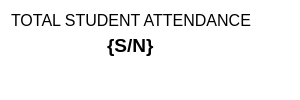
                      <widget class="QFrame" name="frame_4">
                       <property name="minimumSize">
                        <size>
                         <width>300</width>
                         <height>100</height>
                        </size>
                       </property>
                       <property name="maximumSize">
                        <size>
                         <width>300</width>
                         <height>100</height>
                        </size>
                       </property>
                       <property name="styleSheet">
                        <string notr="true">background-color:white;</string>
                       </property>
                       <layout class="QHBoxLayout" name="horizontalLayout_12">
                        <item alignment="Qt::AlignmentFlag::AlignLeft|Qt::AlignmentFlag::AlignTop">
                         <widget class="QFrame" name="frame_17">
                          <property name="styleSheet">
                           <string notr="true">border:none;</string>
                          </property>
                          <property name="frameShape">
                           <enum>QFrame::Shape::NoFrame</enum>
                          </property>
                          <property name="frameShadow">
                           <enum>QFrame::Shadow::Raised</enum>
                          </property>
                          <layout class="QVBoxLayout" name="verticalLayout_20">
                           <property name="spacing">
                            <number>4</number>
                           </property>
                           <property name="leftMargin">
                            <number>0</number>
                           </property>
                           <property name="topMargin">
                            <number>0</number>
                           </property>
                           <property name="rightMargin">
                            <number>0</number>
                           </property>
                           <property name="bottomMargin">
                            <number>0</number>
                           </property>
                           <item alignment="Qt::AlignmentFlag::AlignHCenter|Qt::AlignmentFlag::AlignTop">
                            <widget class="QLabel" name="label_17">
                             <property name="font">
                              <font>
                               <pointsize>12</pointsize>
                              </font>
                             </property>
                             <property name="text">
                              <string>TOTAL STUDENT ATTENDANCE</string>
                             </property>
                            </widget>
                           </item>
                           <item alignment="Qt::AlignmentFlag::AlignHCenter|Qt::AlignmentFlag::AlignTop">
                            <widget class="QLabel" name="total_student_attendance_nbr_lbl">
                             <property name="text">
                              <string>&lt;html&gt;&lt;head/&gt;&lt;body&gt;&lt;p&gt;&lt;span style=&quot; font-size:14pt; font-weight:600;&quot;&gt;{S/N}&lt;/span&gt;&lt;/p&gt;&lt;/body&gt;&lt;/html&gt;</string>
                             </property>
                            </widget>
                           </item>
                          </layout>
                         </widget>
                        </item>
                        <item alignment="Qt::AlignmentFlag::AlignRight|Qt::AlignmentFlag::AlignTop">
                         <widget class="QFrame" name="frame_18">
                          <property name="styleSheet">
                           <string notr="true">border:none;</string>
                          </property>
                          <property name="frameShape">
                           <enum>QFrame::Shape::NoFrame</enum>
                          </property>
                          <property name="frameShadow">
                           <enum>QFrame::Shadow::Raised</enum>
                          </property>
                          <layout class="QVBoxLayout" name="verticalLayout_21">
                           <property name="spacing">
                            <number>0</number>
                           </property>
                           <property name="leftMargin">
                            <number>0</number>
                           </property>
                           <property name="topMargin">
                            <number>0</number>
                           </property>
                           <property name="bottomMargin">
                            <number>0</number>
                           </property>
                           <item>
                            <widget class="QLabel" name="label_18">
                             <property name="minimumSize">
                              <size>
                               <width>0</width>
                               <height>0</height>
                              </size>
                             </property>
                             <property name="text">
                              <string/>
                             </property>
                             <property name="pixmap">
                              <pixmap resource="Resources/icons/skyblue/skyblue.qrc">:/skyblue_icons/users.svg</pixmap>
                             </property>
                             <property name="scaledContents">
                              <bool>false</bool>
                             </property>
                            </widget>
                           </item>
                          </layout>
                         </widget>
                        </item>
                       </layout>
                      </widget>
